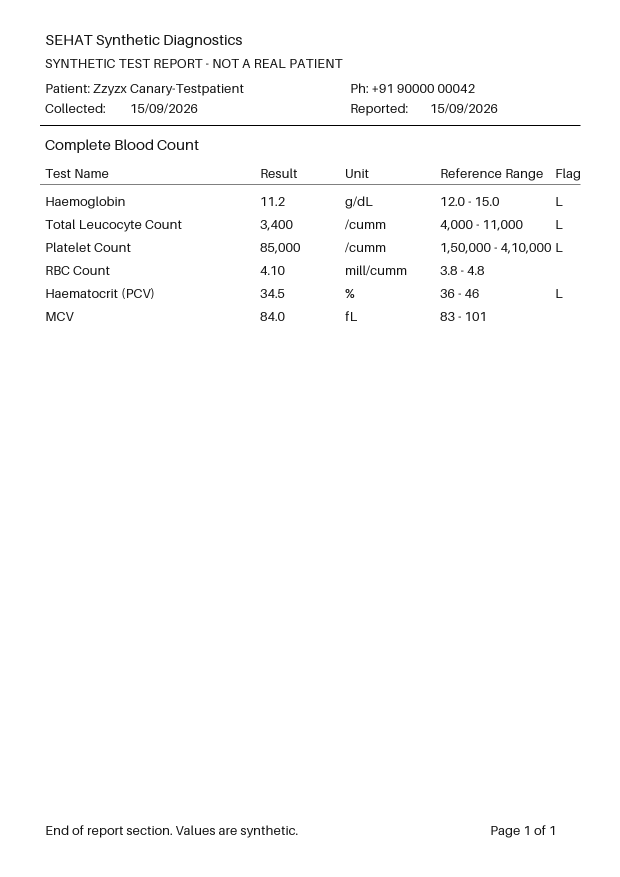
#> input picture backend/tests/fixtures/ocr/cbc_low_platelet.png, 1240 x 1754 px (shown at 1/2 size)
$ python -i quality.py   (imports and definitions only)   (older library calls are emulated)
#> lines starting #> are read from the running program, lines starting #| are printed output that depends on the picture; after the words box and inside, x2 and y2 are one past the last pixel; in counts of white or black regions, pixels touching at a corner belong together
#> further down, picture is the input picture: shape (1754, 1240, 3); min 0, max 255, mean 251.1
"""Document image quality check — architecture §10 stage 1 ("blur, skew, lighting" → "ask patient to retake").

Deterministic OpenCV measures on the stored page image. Thresholds were set on the synthetic fixtures
and degraded copies of them (tests/ocr/test_quality.py); they are heuristics for "worth reading", not a
guarantee that OCR will be right on a page that passes.
"""

from __future__ import annotations

from dataclasses import dataclass

import numpy as np

BLUR_MIN_VARIANCE = 60.0  # Laplacian variance on a 1000-px-wide grey copy; sharp print scores in the hundreds+
SKEW_MAX_DEGREES = 7.0  # beyond this, row clustering by y-centre breaks down
DARK_MAX_MEAN = 60.0  # mean grey (0-255) of the page background estimate
BRIGHT_CLIPPED_MAX = 0.98  # fraction of pixels at 255 that suggests a washed-out photo with lost text
CONTRAST_MIN = 40.0  # p95 - p5 grey spread


@dataclass(frozen=True)
class Quality:
    ok: bool
    reasons: tuple[str, ...]
    blur_variance: float
    skew_degrees: float | None
    mean_grey: float
    contrast: float


def _skew(grey: np.ndarray) -> float | None:
    import cv2

    _, bw = cv2.threshold(grey, 0, 255, cv2.THRESH_BINARY_INV + cv2.THRESH_OTSU)
    # join characters into text-line blobs, then take the median angle of wide blobs
    kernel = cv2.getStructuringElement(cv2.MORPH_RECT, (max(15, grey.shape[1] // 60), 3))
    joined = cv2.dilate(bw, kernel, iterations=1)
    contours, _ = cv2.findContours(joined, cv2.RETR_EXTERNAL, cv2.CHAIN_APPROX_SIMPLE)
    angles = []
    for cnt in contours:
        (cx, cy), (w, h), a = cv2.minAreaRect(cnt)
        if max(w, h) < grey.shape[1] * 0.08 or min(w, h) < 4:
            continue
        if w < h:
            a = a - 90 if a > 0 else a + 90
        if a > 45:
            a -= 90
        if a < -45:
            a += 90
        angles.append(a)
    return float(np.median(angles)) if angles else None


# Text too small to read reliably. assess() works on a 1000-px-wide copy, so a low-resolution page looks sharp
# there; this check uses the PaddleOCR line boxes on the stored page instead. Calibrated 2026-10-02 on the
# images we have: two pages with a median line box of 12 px gave wrong digits (132 read as 152) and a
# vision-model hallucination; the smallest page that read well had 14 px. The margin is narrow — revisit with
# more samples. Line boxes include a few pixels of padding, so 13 px is roughly 9 px glyphs.
MIN_MEDIAN_LINE_PX = 13
MIN_LINES_FOR_TEXT_SIZE = 5


def text_size_reason(line_heights: list[int]) -> str | None:
    """'text_too_small' when the page's median OCR line is below MIN_MEDIAN_LINE_PX (needs ≥5 lines to judge)."""
    if len(line_heights) < MIN_LINES_FOR_TEXT_SIZE:
        return None
    return "text_too_small" if float(np.median(line_heights)) < MIN_MEDIAN_LINE_PX else None


def assess(rgb: np.ndarray) -> Quality:
    import cv2

    grey = cv2.cvtColor(rgb, cv2.COLOR_RGB2GRAY)
    scale = 1000 / grey.shape[1]
#> scale = 0.806
    small = cv2.resize(grey, (1000, max(1, int(grey.shape[0] * scale))), interpolation=cv2.INTER_AREA)
    background = float(np.median(small))
#> background = 255
    ink = float(np.percentile(small, 0.5))
#> ink = 39
    contrast = background - ink  # printed text against the page; a document is mostly background
#> contrast = 216
    ink_fraction = float((small < background - max(20.0, contrast / 2)).mean())
#> ink_fraction = 0.0175
    # Stretch to full range before measuring sharpness, so a dark-but-sharp photo is not called blurry.
    stretched = np.clip((small.astype(np.float64) - ink) * (255.0 / max(contrast, 1.0)), 0, 255)
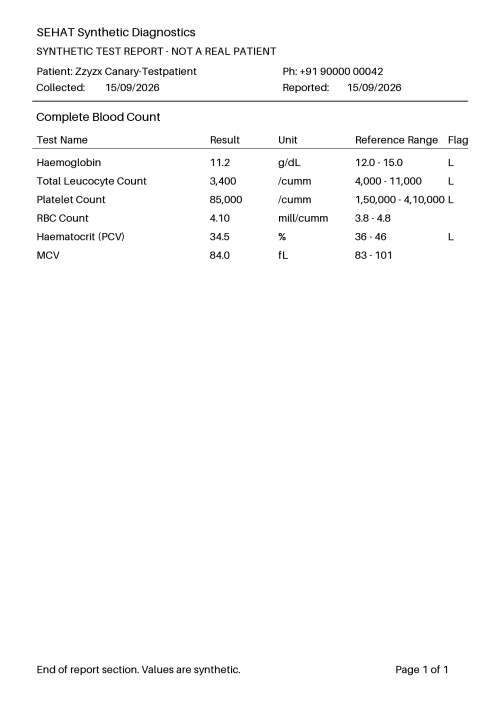
#> stretched: shape (1414, 1000) float64 (shown at 1/2 size); min 0, max 255, mean 250.5
    blur = float(cv2.Laplacian(stretched, cv2.CV_64F).var())
#> blur = 1534.7
    skew = _skew(small)
#> in _skew, `_, bw = cv2.threshold(grey, 0, 255, cv2.THRESH_BINARY_INV + cv2.THRESH..`:
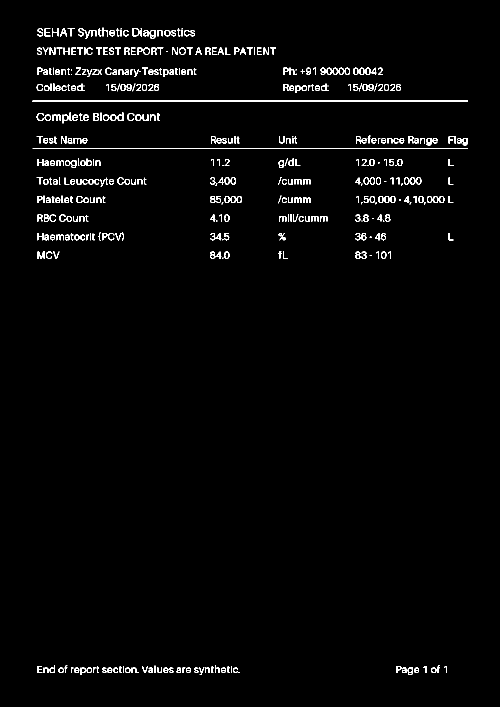
#> bw: shape (1414, 1000) (shown at 1/2 size); 1.9% white in thin lines or dots, all inside (x1, y1, x2, y2) = (64, 55, 936, 1350)
#> in _skew, `joined = cv2.dilate(bw, kernel, iterations=1)`:
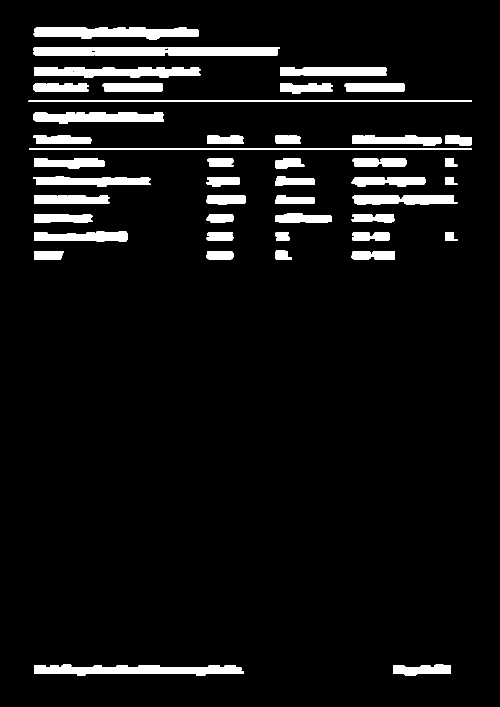
#> joined: shape (1414, 1000) (shown at 1/2 size); 6.6% white; 45 white regions
#> in _skew, `contours, _ = cv2.findContours(joined, cv2.RETR_EXTERNAL, cv2.CHAIN_AP..`: contours = 45 contours; largest, box (x1, y1, x2, y2) and area: (67, 94, 560, 111) 7720, (68, 1329, 488, 1351) 5750, (67, 54, 398, 79) 5604, (68, 134, 401, 155) 4883, (66, 224, 328, 248) 4193
#> the loop in _skew, `for cnt in contours:` made 45 passes
#> (cx, cy, w, h, a) on passes 1 to 12: (843.5, 1339.7, 115.3, 20.05, -1.35), (277.5, 1339.9, 20.96, 419, 0.192), (746, 510, 16, 86, 0), (439.5, 510, 16, 53, -90), (97, 510, 16, 58, -90), (566.5, 509.5, 17, 33, -90), (902, 473, 16, 24, -90), (741.5, 473, 16, 75, -90), (564, 473, 16, 28, -90), (439.5, 473, 16, 53, -90), (161.5, 472.5, 19, 187, 0), (745.5, 436, 16, 85, 0)
#> (cnt, cx, cy, w, h, a) on pass 30: ([[58, 296], [58, 298], [943, 298], [943, 296]], 500.5, 297, 2, 885, -90)
#> after the loop in _skew, `for cnt in contours:`: angles = [-1.35, 0.192, 0, 0, 0, 0, 0, 0, 0, 0, 0.337, 0, 0, 0, 1.6, 0, 0, -0.682, 0, 0, 0, 0, 0, 0.363]
#> skew = 0
    reasons = []
    if contrast < 15 or ink_fraction < 0.0005:
        reasons.append("blank_page")
    else:
        if blur < BLUR_MIN_VARIANCE:
            reasons.append("blurry")
        if skew is not None and abs(skew) > SKEW_MAX_DEGREES:
            reasons.append("skewed")
        if background < DARK_MAX_MEAN:
            reasons.append("too_dark")
        if contrast < CONTRAST_MIN:
            reasons.append("low_contrast")
        if float((small >= 255).mean()) > BRIGHT_CLIPPED_MAX:
            reasons.append("overexposed")
    return Quality(not reasons, tuple(reasons), round(blur, 1), None if skew is None else round(skew, 2), round(background, 1), round(contrast, 1))

>>> import cv2
>>> picture = cv2.cvtColor(cv2.imread('../../tests/fixtures/ocr/cbc_low_platelet.png'), cv2.COLOR_BGR2RGB)
>>> result = assess(picture)

$ run again, on backend/tests/fixtures/ocr/rx_handwritten.png
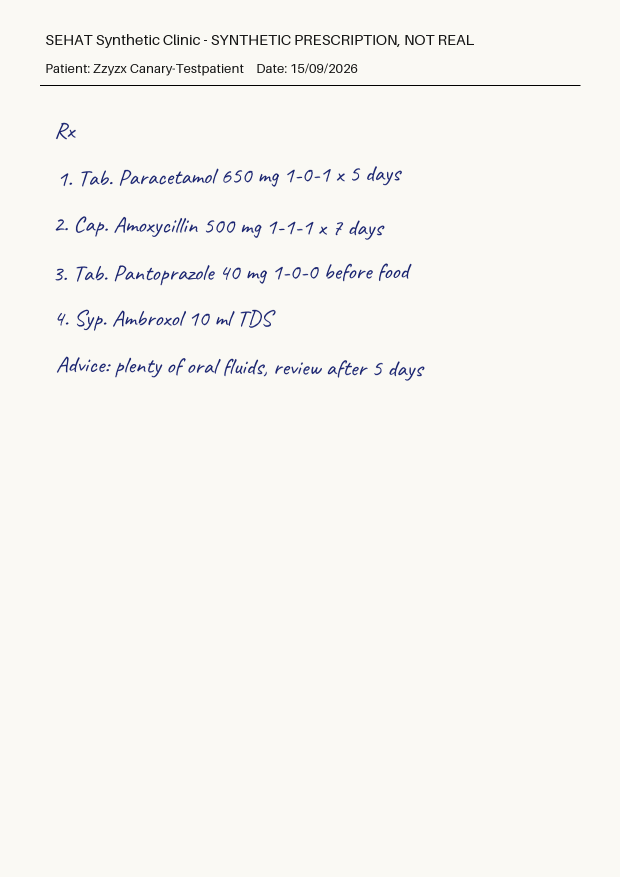
#> input picture backend/tests/fixtures/ocr/rx_handwritten.png, 1240 x 1754 px (shown at 1/2 size)
#> background = 249
#> ink = 52
#> contrast = 197
#> ink_fraction = 0.0141
#> blur = 1009.1
#> in _skew, `_, bw = cv2.threshold(grey, 0, 255, cv2.THRESH_BINARY_INV + cv2.THRESH..`:
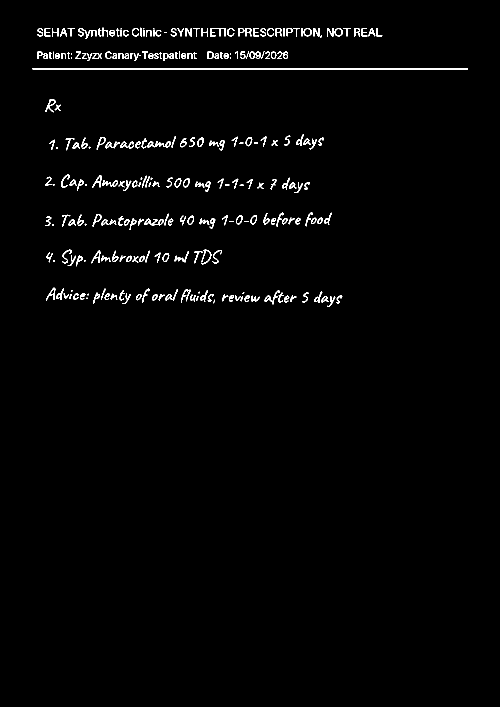
#> bw: shape (1414, 1000) (shown at 1/2 size); 1.5% white in thin lines or dots, all inside (x1, y1, x2, y2) = (64, 55, 936, 614)
#> in _skew, `joined = cv2.dilate(bw, kernel, iterations=1)`:
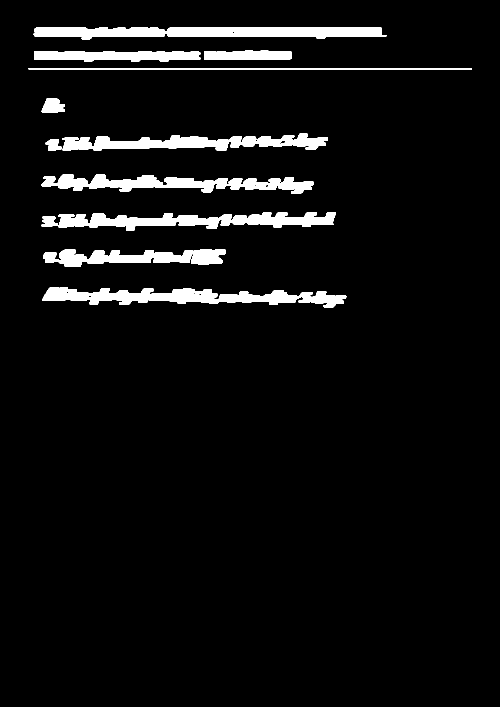
#> joined: shape (1414, 1000) (shown at 1/2 size); 5.6% white; 12 white regions
#> contours = 12 contours; largest, box (x1, y1, x2, y2) and area: (67, 54, 773, 79) 12352, (85, 574, 693, 615) 11591, (117, 424, 672, 461) 10376, (83, 348, 628, 387) 9756, (124, 267, 656, 302) 9570
#> the loop in _skew, `for cnt in contours:` made 12 passes
#> (cx, cy, w, h, a) on passes 1 to 8: (388.5, 593.9, 33.61, 606.9, 0.733), (268.5, 515.5, 35, 365, 0), (99, 442, 20, 32, -90), (394, 442.1, 554.2, 33.66, -0.463), (355, 367.2, 32.97, 544, 0.739), (107, 289, 22, 32, -90), (389.6, 285.5, 531, 32.34, -0.644), (106, 211, 28, 46, -90)
#> after the loop in _skew, `for cnt in contours:`: angles = [0.733, 0, -0.463, 0.739, -0.644, 0, 0, -0.244]
#> skew = 0
